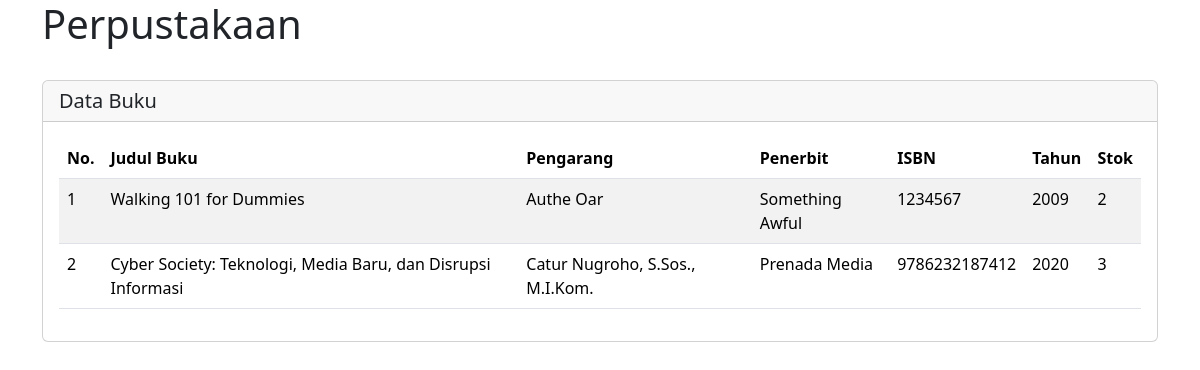
/dataBuku.php, run on the app's committed database.
### tables this page shows
CREATE TABLE `buku` (
  `id_buku` int(11) NOT NULL,
  `judul` varchar(200) NOT NULL,
  `pengarang` varchar(200) NOT NULL,
  `penerbit` text NOT NULL,
  `isbn` bigint(20) NOT NULL,
  `tahun` int(4) NOT NULL,
  `stok` int(11) NOT NULL
);

### Model/m_dataBuku.php (called while the page is built, shortened)
<?php
class m_dataBuku {
    public function tampilBuku() {
        $db = new Database();
        $mysqli = $db->getConnection();
        $rs = $mysqli->query("SELECT * FROM buku");
        $rows = array();
        while($row = $rs->fetch_assoc()) {
            $rows[] = $row;
        }
        $this->hasil = $rows;
        return $this->hasil;
    }
}

### Controller/c_dataBuku.php (called while the page is built, shortened)
<?php
class c_dataBuku {
    public function tampilBuku() {
        include_once 'Model/m_dataBuku.php';
        $this->model = new m_dataBuku();
        $borrow = $this->model->tampilBuku();
        include 'View/v_dataBuku.php';
    }
}

### View/v_dataBuku.php (the view, shortened to what this page needs)
<?php
$bukuModel = new m_dataBuku();
$buku = $bukuModel->tampilBuku();
foreach ($buku as $row) {
    echo "<tr>",
        "<td>{$row['id_buku']}</td>",
        "<td>{$row['judul']}</td>",
        "<td>{$row['pengarang']}</td>",
        "<td>{$row['penerbit']}</td>",
        "<td>{$row['isbn']}</td>",
        "<td>{$row['tahun']}</td>",
        "<td>{$row['stok']}</td>",
        "</tr>";
}
echo "</tbody>";
echo "</table>";

### data on the page
buku: id_buku "1", judul "Walking 101 for Dummies", pengarang "Authe Oar", penerbit "Something Awful", isbn "1234567", tahun "2009", stok "2"
buku: id_buku "2", judul "Cyber Society: Teknologi, Media Baru, dan Disrupsi Informasi", pengarang "Catur Nugroho, S.Sos., M.I.Kom.", penerbit "Prenada Media", isbn "9786232187412", tahun "2020", stok "3"
